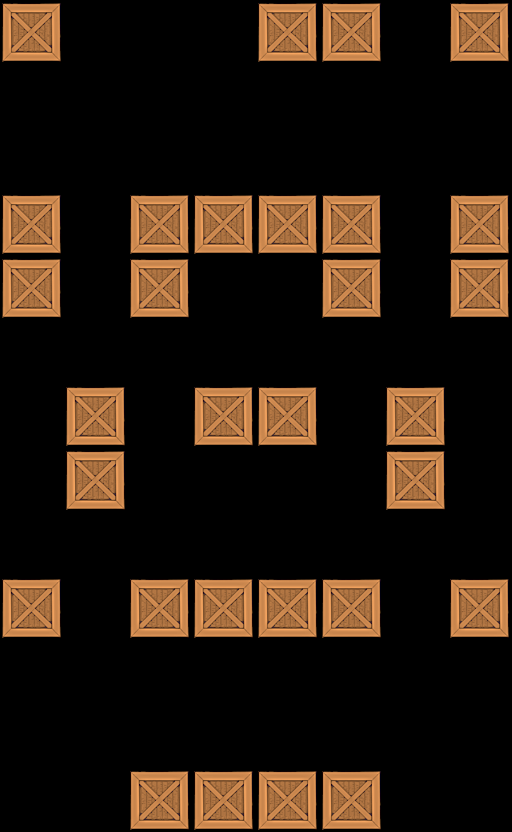

A level layout from a 2D game, rendered from its tile map. Below: a short description, then the map file with tile-grid data replaced by summaries:
An orthogonal 8x13 tile map with 64x64 px tiles, 1 tile layer (Tile Layer 1).

<map version="1.0" orientation="orthogonal" width="8" height="13" tilewidth="64" tileheight="64">
 <tileset firstgid="1" name="crate" tilewidth="64" tileheight="64">
  <image source="../../crate5.png" width="64" height="64" />
 </tileset>
 <layer name="Tile Layer 1" width="8" height="13">
  <data>[104 cells, 30 non-empty, 1 distinct tile ids]</data>
 </layer>
</map>
